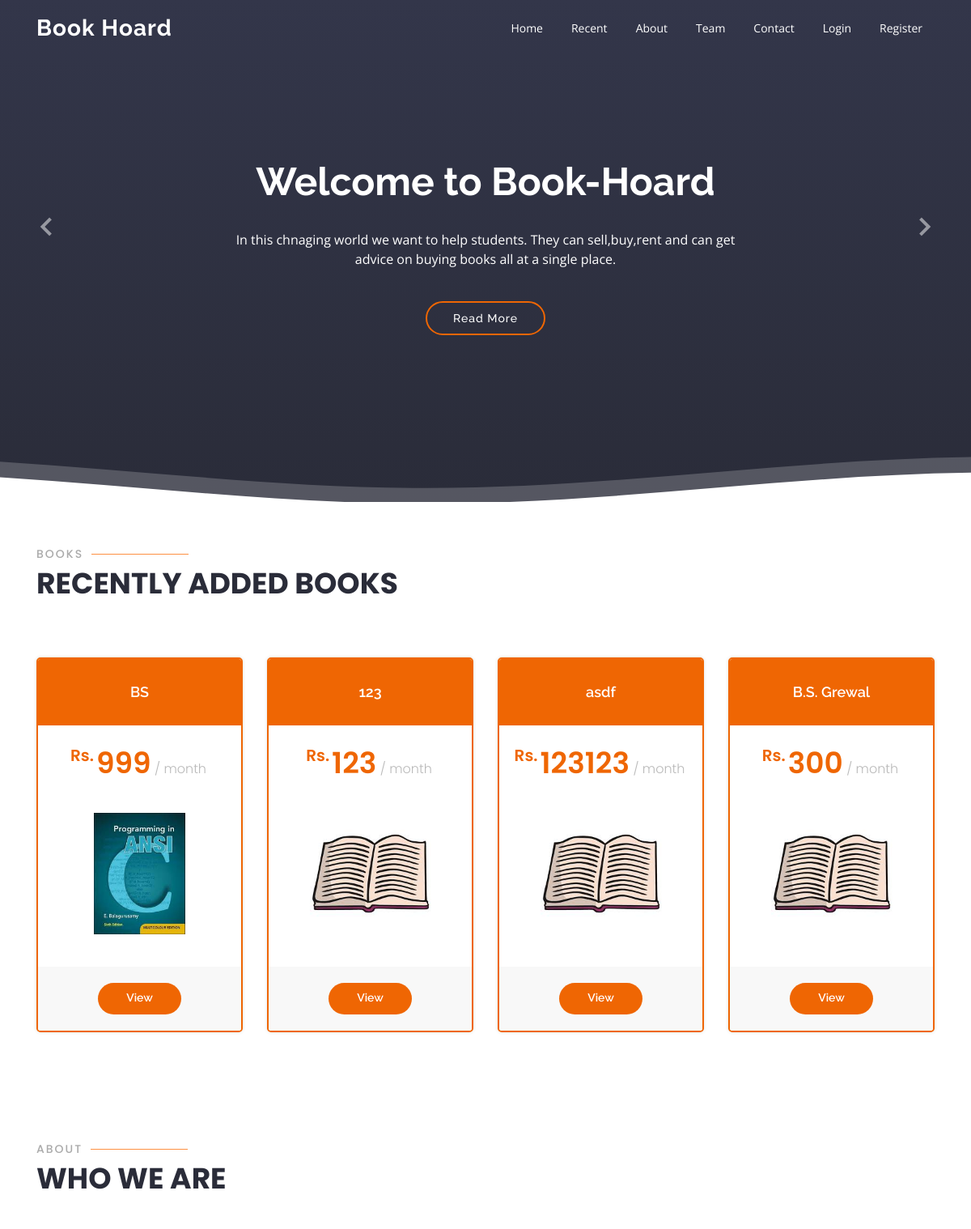
/ (upper part), run on an earlier commit of the app's database.
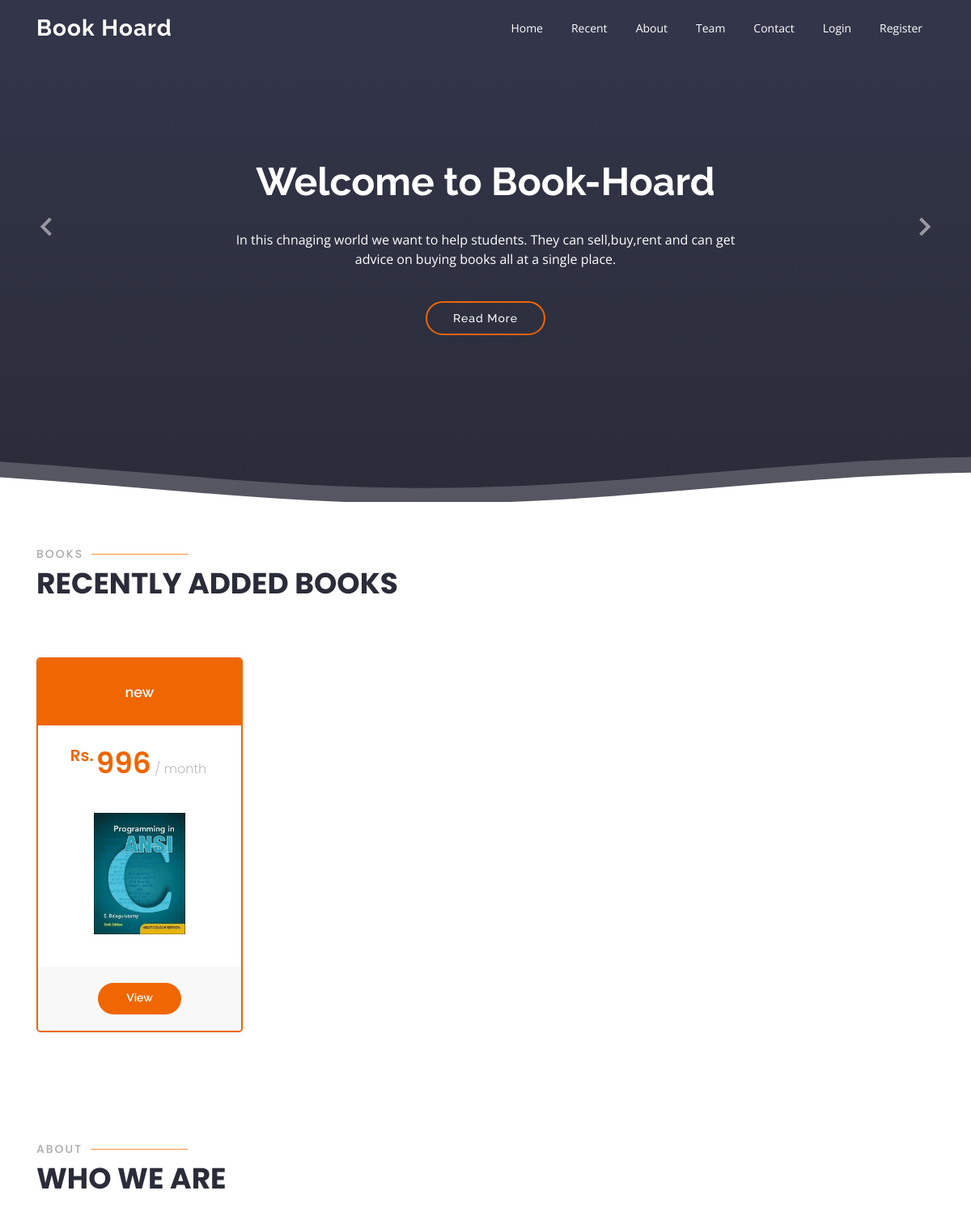
And on a later commit of the database.
### hoard/models.py (models this page shows, shortened)
class Product(models.Model):
    TYPE = [
            ('Sell','Sell'),
            ('Rent','Rent'),
            ('Sell or Rent','Sell or Rent'),
    ]
    owner       = models.ForeignKey(Owner, on_delete=models.CASCADE)
    title       = models.CharField(max_length = 25)
    type        = models.CharField(max_length = 12, choices = TYPE, default = 'Sell')
    price       = models.IntegerField()
    description = models.TextField(default="No Description Given")
    image       = models.ImageField(default='default.jpeg', upload_to='media/product')

### hoard/views.py (the view)
# urls.py: path('', views.index, name = 'home'),
def index(request):
    products = Product.objects.order_by('-id')[:4]
    context =  {'products':products,'top':'-top', 'header':'header-transparent'}
    return render(request, 'hoard/index.html', context)

### hoard/templates/hoard/index.html (shortened to what this page needs)
{% extends "hoard/main.html" %}
{% block content %}
{% load static %}
  <section id="hero" class="d-flex flex-column justify-content-end align-items-center">
    <div id="heroCarousel" class="container carousel carousel-fade" data-ride="carousel">
      <div class="carousel-item active">
        <div class="carousel-container">
          <h2 class="animate__animated animate__fadeInDown">Welcome to <span>Book-Hoard</span></h2>
          <p class="animate__animated fanimate__adeInUp">In this chnaging world we want to help students. They can sell,buy,rent and can get advice on buying books all at a single place.</p>
          <a href="#about" class="btn-get-started animate__animated animate__fadeInUp scrollto">Read More</a>
        </div>
      </div>
      <a class="carousel-control-prev" href="#heroCarousel" role="button" data-slide="prev">
        <span class="carousel-control-prev-icon bx bx-chevron-left" aria-hidden="true"></span>
      </a>
      <a class="carousel-control-next" href="#heroCarousel" role="button" data-slide="next">
        <span class="carousel-control-next-icon bx bx-chevron-right" aria-hidden="true"></span>
      </a>
    </div>
  </section>
  <section id="pricing" class="pricing">
    <div class="container">
      <div class="section-title" data-aos="zoom-out">
        <h2>Books</h2>
        <p>Recently Added Books</p>
      </div>
      <div class="row">
        {% for book in products %}
        <div class="col-lg-3 col-md-6 mt-4">
          <div class="box featured" data-aos="zoom-in">
            <h3>{{book.title}}</h3>
            <h4><sup>Rs.</sup>{{book.price}}<span> / month</span></h4>
            <img class="product-image" src="{{ book.image.url }}" height="170px" alt="">
            <div class="btn-wrap">
              <a href="{% url 'product-detail' book.id %}" class="btn-buy">View</a>
            </div>
          </div>
        </div>
        {% endfor %}
      </div>
    </div>
  </section>
  <main id="main">
    <section id="about" class="about">
      <div class="container">
        <div class="section-title" data-aos="zoom-out">
          <h2>About</h2>
          <p>Who we are</p>
        </div>
      </div>
    </section>
  </main>
{% endblock content %}

What changed in the data, as far as the page shows it:
removed Product: title "BS", price "999", image (picture)
removed Product: title "123", price "123", image (placeholder picture)
removed Product: title "asdf", price "123123", image (placeholder picture)
changed Product: title "B.S. Grewal" → "new"; price "300" → "996"; image: picture added in place of a placeholder
